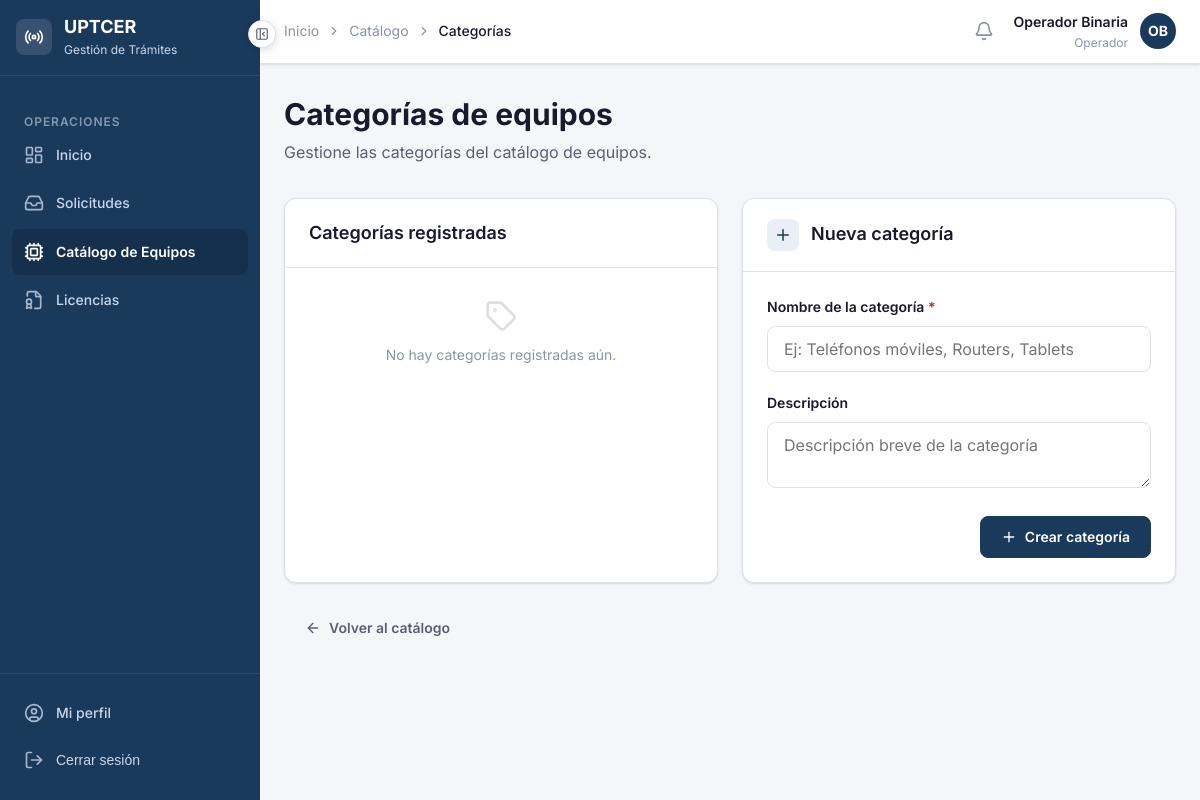
Before: /equipos/categorias/ (signed in) with the older database file.
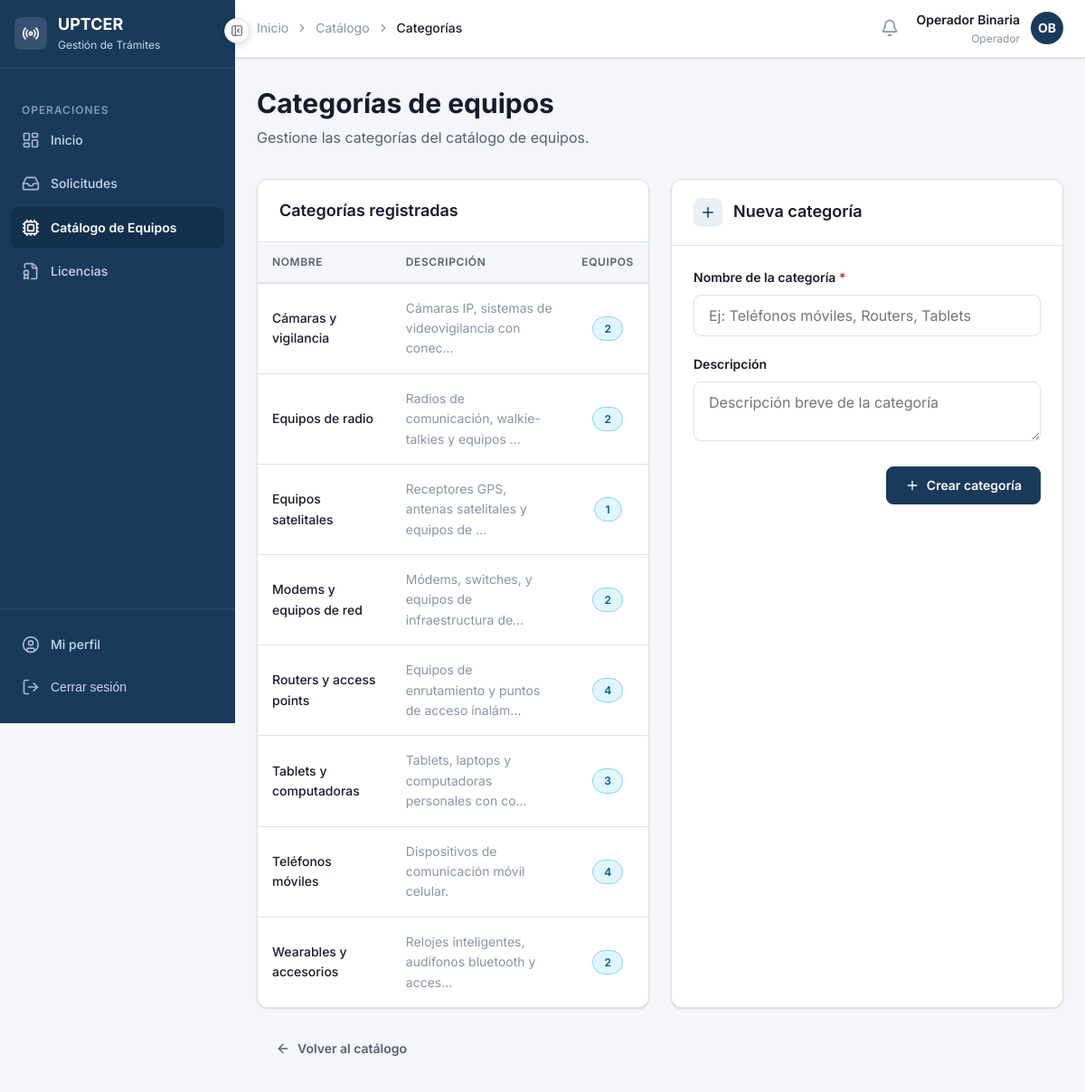
After: the same page with the newer database file.
### apps/equipos/models.py (models this page shows, shortened)
class CategoriaEquipo(models.Model):
    nombre      = models.CharField('Nombre', max_length=100, unique=True)
    descripcion = models.TextField('Descripción', blank=True)
    class Meta:
        verbose_name        = 'Categoría de equipo'
        verbose_name_plural = 'Categorías de equipos'
        ordering            = ['nombre']

### apps/equipos/views.py (the view)
# urls.py: path('categorias/',     views.lista_categorias,    name='categorias'),
@never_cache
@login_required
def lista_categorias(request):
    if not (request.user.es_operador or request.user.es_especialista or request.user.es_directivo):
        messages.error(request, 'No tiene permisos para acceder a esta sección.')
        return redirect('equipos:lista')
    if request.method == 'POST':
        form = FormularioCategoria(request.POST)
        if form.is_valid():
            cat = form.save()
            messages.success(request, f'Categoría "{cat.nombre}" creada correctamente.')
            return redirect('equipos:categorias')
        else:
            messages.error(request, 'Por favor corrija los errores.')
    else:
        form = FormularioCategoria()
    categorias = CategoriaEquipo.objects.all()
    return render(request, 'equipos/categorias.html', {
        'categorias': categorias,
        'form':       form,
    })

### apps/equipos/forms.py
class FormularioCategoria(forms.ModelForm):
    class Meta:
        model  = CategoriaEquipo
        fields = ['nombre', 'descripcion']
        labels = {
            'nombre':      'Nombre de la categoría',
            'descripcion': 'Descripción',
        }
        widgets = {
            'nombre':      forms.TextInput(attrs={'class': 'campo-input', 'placeholder': 'Ej: Teléfonos móviles, Routers, Tablets'}),
            'descripcion': forms.Textarea(attrs={'class': 'campo-textarea', 'rows': 2, 'placeholder': 'Descripción breve de la categoría'}),
        }

### apps/accounts/models.py (called while the page is built)
    def get_nombre_completo(self):
        return f'{self.nombre} {self.apellidos}'

    @property
    def es_persona_natural(self):
        return self.rol == self.ROL_PERSONA_NATURAL

    @property
    def es_operador(self):
        return self.rol == self.ROL_OPERADOR

    @property
    def es_especialista(self):
        return self.rol == self.ROL_ESPECIALISTA

    @property
    def es_aduana(self):
        return self.rol == self.ROL_ADUANA

    @property
    def es_directivo(self):
        return self.rol == self.ROL_DIRECTIVO

### templates/equipos/categorias.html (shortened to what this page needs)
{% extends 'base/base.html' %}
{% block nav_equipos %}activo{% endblock %}
{% block breadcrumb %}
<li style="display:flex;align-items:center;gap:var(--espacio-2);">
  <i data-lucide="chevron-right" style="width:14px;height:14px;"></i>
  <a href="{% url 'equipos:lista' %}" style="color:var(--color-texto-muted);text-decoration:none;">Catálogo</a>
</li>
<li style="display:flex;align-items:center;gap:var(--espacio-2);">
  <i data-lucide="chevron-right" style="width:14px;height:14px;"></i>
  <span style="color:var(--color-texto-principal);font-weight:var(--peso-medio);">Categorías</span>
</li>
{% endblock %}
{% block contenido %}
<div class="pagina-cabecera">
  <h1 class="pagina-titulo">Categorías de equipos</h1>
  <p class="pagina-subtitulo">Gestione las categorías del catálogo de equipos.</p>
</div>
<div class="grid-2">
  <div class="tarjeta">
    <div class="tarjeta-cabecera">
      <h2 class="tarjeta-titulo">Categorías registradas</h2>
    </div>
    <div class="tarjeta-cuerpo" style="padding:0;">
      {% if categorias %}
        <div class="tabla-contenedor" style="border:none;border-radius:0;">
          <table class="tabla">
            <thead>
              <tr>
                <th>Nombre</th>
                <th>Descripción</th>
                <th>Equipos</th>
              </tr>
            </thead>
            <tbody>
              {% for cat in categorias %}
              <tr>
                <td style="font-weight:var(--peso-medio);">{{ cat.nombre }}</td>
                <td style="color:var(--color-texto-muted);">{{ cat.descripcion|default:"—"|truncatechars:50 }}</td>
                <td style="text-align:center;">
                  <span class="badge badge-info">{{ cat.equipos.count }}</span>
                </td>
              </tr>
              {% endfor %}
            </tbody>
          </table>
        </div>
      {% else %}
        <div style="padding:var(--espacio-8);text-align:center;color:var(--color-texto-muted);">
          <i data-lucide="tag" style="width:32px;height:32px;opacity:0.3;margin-bottom:var(--espacio-3);display:block;margin-left:auto;margin-right:auto;"></i>
          <p style="font-size:var(--texto-sm);">No hay categorías registradas aún.</p>
        </div>
      {% endif %}
    </div>
  </div>
  <div class="tarjeta">
    <div class="tarjeta-cabecera">
      <div style="display:flex;align-items:center;gap:var(--espacio-3);">
        <div style="width:32px;height:32px;border-radius:var(--radio-md);background:var(--color-primario-light);color:var(--color-primario);display:flex;align-items:center;justify-content:center;">
          <i data-lucide="plus" style="width:18px;height:18px;"></i>
        </div>
        <h2 class="tarjeta-titulo">Nueva categoría</h2>
      </div>
    </div>
    <div class="tarjeta-cuerpo">
      <form method="post" novalidate>
        <div class="campo-grupo">
          <label class="campo-etiqueta requerido">{{ form.nombre.label }}</label>
          {{ form.nombre }}
        </div>
        <div class="campo-grupo">
          <label class="campo-etiqueta">{{ form.descripcion.label }}</label>
          {{ form.descripcion }}
        </div>
        <div style="display:flex;justify-content:flex-end;">
          <button type="submit" class="btn btn-primario">
            <i data-lucide="plus" style="width:16px;height:16px;"></i>
            Crear categoría
          </button>
        </div>
      </form>
    </div>
  </div>
</div>
<div style="margin-top:var(--espacio-6);">
  <a href="{% url 'equipos:lista' %}" class="btn btn-ghost">
    <i data-lucide="arrow-left" style="width:16px;height:16px;"></i>
    Volver al catálogo
  </a>
</div>
{% endblock %}

Changed rows visible on the page:
added CategoriaEquipo: nombre "Cámaras y vigilancia", descripcion "Cámaras IP, sistemas de videovigilancia con conec…", equipos.count "2"
added CategoriaEquipo: nombre "Equipos de radio", descripcion "Radios de comunicación, walkie-talkies y equipos …", equipos.count "2"
added CategoriaEquipo: nombre "Equipos satelitales", descripcion "Receptores GPS, antenas satelitales y equipos de …", equipos.count "1"
added CategoriaEquipo: nombre "Modems y equipos de red", descripcion "Módems, switches, y equipos de infraestructura de…", equipos.count "2"
added CategoriaEquipo: nombre "Routers y access points", descripcion "Equipos de enrutamiento y puntos de acceso inalám…", equipos.count "4"
added CategoriaEquipo: nombre "Tablets y computadoras", descripcion "Tablets, laptops y computadoras personales con co…", equipos.count "3"
added CategoriaEquipo: nombre "Teléfonos móviles", descripcion "Dispositivos de comunicación móvil celular.", equipos.count "4"
added CategoriaEquipo: nombre "Wearables y accesorios", descripcion "Relojes inteligentes, audífonos bluetooth y acces…", equipos.count "2"
Other visible differences:
text no longer shown: "No hay categorías registradas aún."
text now shown: "NOMBRE DESCRIPCIÓN EQUIPOS"
